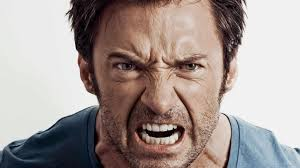
#> input picture Model_Prediction/Images/angry.jpg, 300 x 168 px
$ python -i Prediction_Video.py   (imports and definitions only)
#> lines starting #> are read from the running program, lines starting #| are printed output that depends on the picture
### CNN_Model/myVGG.py
#Sequential package to initialize our Neural Network
from keras.models import Sequential
#Flatten is used for step 4, i.e.convert pooled feature maps into large feature vector that becomes input of our fully connected network.
#Dense is used to add fully connected layers and classic ANN
from keras.layers.core import Flatten, Dense, Dropout
#Convolution2D is used for completing first step of CNN, i.e. adding convolution layers
#2D because they are images.Note: Videos are in 3D.
#MaxPooling2D is used for completing step 3, i.e. add pooling layers
from keras.layers.convolutional import Convolution2D, MaxPooling2D, ZeroPadding2D
from keras.optimizers import SGD
import cv2, numpy as np

from keras import backend as K
K.set_image_dim_ordering('th')
#> (this line was passed over: keras is not available in this run)

def VGG_16(weights_path=None, shape=(48, 48)):
    # Create object of Sequential class to initialize CNN
#> further down, picture is the input picture: shape (168, 300, 3); mean B, G, R 149.2, 153, 164.8
    model = Sequential()

    # It's easier to design networks if you preserve height and width and don't have to worry too much about tensor dimensions when going from one layer to another because dimensions will just "work".
    model.add(ZeroPadding2D((1,1), input_shape=(1, 48, 48)))

    # Number of filters i.e. first parameter is number of feature maps we want to use(One feature map created for each filter used).
    # Number of filters argument also requires number of rows and columns in feature detector.
    # For the next statement, 32 is number of filters(Feature detectors) you want to use.
    # Usually we start with 32, then go further with 64,128.. 256 in future layers
    # 3, 3 is number of rows and number of columns for Feature Detector.
    # Activation function is relu as per step 1.
    model.add(Convolution2D(32, 3, 3, activation='relu'))
    model.add(ZeroPadding2D((1,1)))
    model.add(Convolution2D(32, 3, 3, activation='relu'))
    # pool_size is generally (2,2). Will reduce size of feature maps and divide it by 2.
    # In short, we just reduced complexity of our model without affecting performance.
    model.add(MaxPooling2D((2,2), strides=(2,2)))
    model.add(ZeroPadding2D((1,1)))
    model.add(Convolution2D(64, 3, 3, activation='relu'))
    model.add(ZeroPadding2D((1,1)))
    model.add(Convolution2D(64, 3, 3, activation='relu'))
    model.add(MaxPooling2D((2,2), strides=(2,2)))
    model.add(ZeroPadding2D((1,1)))
    model.add(Convolution2D(128, 3, 3, activation='relu'))
    model.add(ZeroPadding2D((1,1)))
    model.add(Convolution2D(128, 3, 3, activation='relu'))
    model.add(ZeroPadding2D((1,1)))
    model.add(Convolution2D(128, 3, 3, activation='relu'))
    model.add(MaxPooling2D((2,2), strides=(2,2)))

    # Take all pooled feature maps and put in into one huge vector(Spatial information preserved)
    model.add(Flatten())

    # Dense is used to add fully connected layer.
    model.add(Dense(1024, activation='relu'))
    model.add(Dropout(0.5))
    model.add(Dense(512, activation='relu'))
    model.add(Dropout(0.5))
    model.add(Dense(6, activation='softmax'))

    print ("Create model successfully")
    if weights_path:
        model.load_weights(weights_path)

    model.compile(optimizer='adam', loss='categorical_crossentropy', \
        metrics=['accuracy'])

    return model

### Prediction_Video/Prediction_Video.py
import sys,cv2,os
import numpy as np
os.environ['KERAS_BACKEND']='tensorflow'
sys.path.append("C:/Users/Sai/Desktop/Facial_Expression_Recognition")

import CNN_Model.myVGG as vgg

windowsName = 'Preview Screen'

CASCADE_PATH = "Prediction_Video/haarcascade_frontalface_default.xml"
cascade = cv2.CascadeClassifier(CASCADE_PATH)
emotion = ['Angry', 'Fear', 'Happy','Sad', 'Surprise', 'Neutral']
# [1 line that did not run here, left out]

# [1 line not run here, left out]

def grayFace(image):
    img_gray = cv2.cvtColor(image, cv2.COLOR_BGR2GRAY)
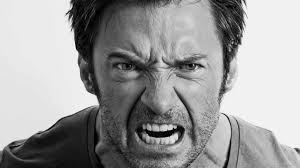
#> img_gray: shape (168, 300); min 0, max 255, mean 156.1
    img_gray = cv2.equalizeHist(img_gray)
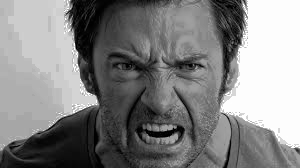
#> img_gray: shape (168, 300); min 0, max 255, mean 131.5
    return img_gray

def getFaceCoordinates(image):
    img_gray = grayFace(image)
    rects = cascade.detectMultiScale(
        img_gray,
        scaleFactor=1.1,
        minNeighbors=3,
        minSize=(48, 48)
        )
#> rects = [[92, 16, 135, 135]]
    return rects

def predict_emotion(gray_face):
    resized_img = cv2.resize(gray_face, (48,48), interpolation = cv2.INTER_AREA)
    image = resized_img.reshape(1, 1, 48, 48)
    results = model.predict(image, batch_size=1, verbose=1)
    return results

# [18 lines not run here, left out]

>>> import cv2
>>> picture = cv2.imread('../Model_Prediction/Images/angry.jpg')
>>> result = getFaceCoordinates(picture)
#> result = [[92, 16, 135, 135]]
